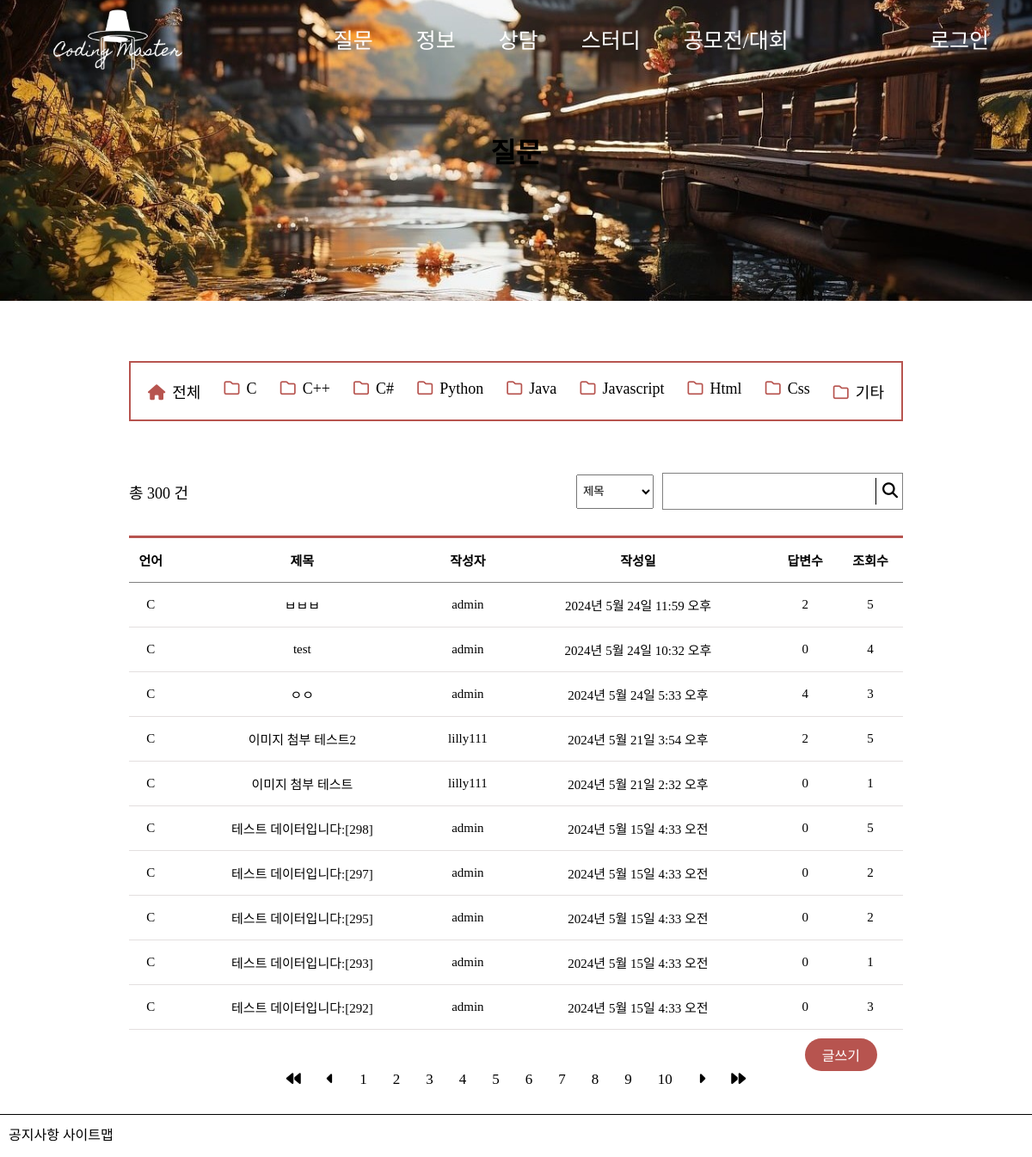
Page /cmapp/language/1 on the earlier database version.
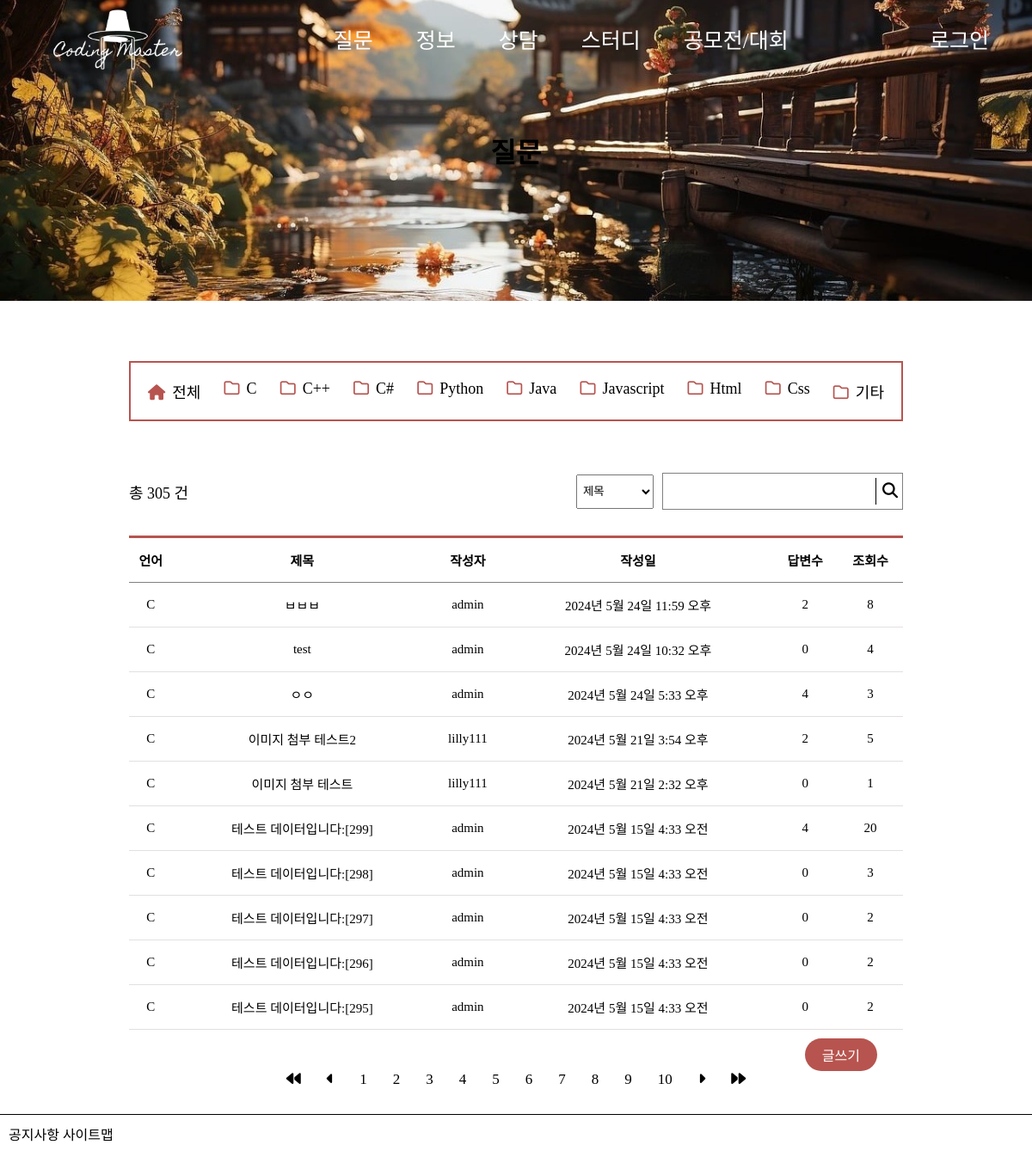
Same page on the later database version.
### cmapp/models.py (models this page shows, shortened)
class PLanguage(models.Model):
    content = models.CharField(max_length=50)
    def __str__(self):
        return self.content

class Question(models.Model):
    author = models.ForeignKey(User, on_delete=models.CASCADE, related_name='author_question')
    subject = models.CharField(max_length=200)
    content = models.TextField()
    create_date = models.DateTimeField()
    modify_date = models.DateTimeField(null=True, blank=True)
    voter = models.ManyToManyField(User, related_name='voter_question') #추천인
    views = models.PositiveIntegerField(default=0) #조회수
    imgs = models.ImageField(null=True, upload_to="", blank=True) #첨부파일 이미지
    planguage = models.ForeignKey(PLanguage, on_delete=models.CASCADE) # 프로그래밍 언어

### cmapp/views/base_views.py (the view, shortened to what this page needs)
# urls.py: path('language/<int:planguage_id>', base_views.list, name='list'), #질문 목록(메인)
def list(request, planguage_id):
    print(planguage_id)
    page = request.GET.get('page', '1') #페이지
    kw = request.GET.get('kw', '') #검색어
    type = request.GET.get('type', 'search-title') #검색 타입
    if planguage_id == 0 :
        question_list = Question.objects.order_by('-create_date')
    else :
        planguage = PLanguage.objects.filter(id=planguage_id).first()
        if planguage:
            question_list = Question.objects.filter(planguage=planguage).order_by('-create_date')
    paginator = Paginator(question_list, 10) #페이지 당 10개씩 보여주기
    page_obj = paginator.get_page(page)
    planguage_list = PLanguage.objects.all()
    context = {'question_list': page_obj,
                'page': page,
                'kw': kw,
                'type': type,
                'question_count': question_list.count,
                'planguage_list': planguage_list,
                'selected_planguage_id': planguage_id }
    return render(request, 'html/Question/list.html', context) # 나중에 홈 html로 바꿀 예정

### cmapp/templatetags/cmapp_filter.py (called while the page is built)
@register.filter
def sub(value, arg):
    return value - arg

@register.filter
def div(value, arg):
    return value // arg

@register.filter
def mul(value, arg):
    return value * arg

### templates/html/Question/list.html (shortened to what the changed rows need)
{% extends 'html/base.html' %}
{% load cmapp_filter %}
{% load static %}
{% block css %}<link rel="stylesheet" href="{% static '/css/Question/list.css' %}">{% endblock %}
{% block content %}
<div class="top-background">
    <h1 class="top-background-text">질문</h1>
</div>
<main class="question-list">
    <div class="question-language-nav">
        <ul class="languageList">
            {% for planguage in planguage_list %}
            <li>
                <a href="{% url 'cmapp:list' planguage.id %}"><i class="fa-regular fa-folder" style="color: rgb(183, 84, 79);"></i>{{ planguage.content }}</a>
            </li>
            {% endfor %}
        </ul>
    </div>
    <div class="question-list-top">
        <div class="question-list-sum">
            <p>총 {{ question_count }} 건</p>
        </div>
    </div>
    <table class="question-list-table">
        <thead>
            <tr class="table-header">
                <th class="questionLanguage">언어</th>
                <th class="questionSubject">제목</th>
                <th class="questionWriter">작성자</th>
                <th class="questionDate">작성일</th>
                <th class="quesetionAnswerCount">답변수</th>
                <th class="questionCount">조회수</th>
            </tr>
        </thead>
        <tbody>
        {% if question_list %}
        {% for question in question_list %}
            <tr class="questionBtn clickable" data-url="{% url 'cmapp:detail' question.id %}">
                <td class="questionLanguage">{{ question.planguage }}</td>
                <td class="questionSubject">{{ question.subject }}</td>
                <td class="questionWriter">{{ question.author.username }}</td>
                <td class="questionDate">{{ question.create_date }}</td>
                <td class="questionAnswerCount">{{ question.answer_set.count }}</td>
                <td class="questionCount">{{ question.views }}</td>
            </tr>
            {% endfor %}
            {% else %}
            <tr>
                <td colspan="5">질문이 없습니다.</td>
            </tr>
        {% endif %}
        </tbody>
    </table>
    <div class="questionPag">
        {% for page_number in question_list.paginator.page_range %}
            {% if page_number > question_list.number|sub:1|div:10|mul:10 and page_number <= question_list.number|sub:1|div:10|add:1|mul:10 %}
                {% if page_number == question_list.number %}
                    <div class="question-list-count" aria-current="page">
                        <a class="page-link" data-page="{{ page_number }}" href="javascript:void(0)">{{ page_number }}</a>
                    </div>
                {% else %}
                    <div class="question-list-count-disbled">
                        <a class="page-link" data-page="{{ page_number }}" href="javascript:void(0)">{{ page_number }}</a>
                    </div>
                {% endif %}
            {% endif %}
        {% endfor %}
    </div>
</main>
{% endblock %}

Differences in the rows shown:
no longer on this page (row unchanged): Question: planguage "C", subject "테스트 데이터입니다:[293]", author.username "admin", create_date "2024년 5월 15일 4:33 오전", answer_set.count "0", views "1"
no longer on this page (row unchanged): Question: planguage "C", subject "테스트 데이터입니다:[292]", author.username "admin", create_date "2024년 5월 15일 4:33 오전", answer_set.count "0", views "3"
changed Question "ㅂㅂㅂ": views "5" → "8"
now on this page (row edited): Question: planguage "C", subject "테스트 데이터입니다:[299]", author.username "admin", create_date "2024년 5월 15일 4:33 오전", answer_set.count "4", views "20"
changed Question "테스트 데이터입니다:[298]": views "5" → "3"
now on this page (row edited): Question: planguage "C", subject "테스트 데이터입니다:[296]", author.username "admin", create_date "2024년 5월 15일 4:33 오전", answer_set.count "0", views "2"
Other differences:
{{ question_count }}: "300" → "305"
